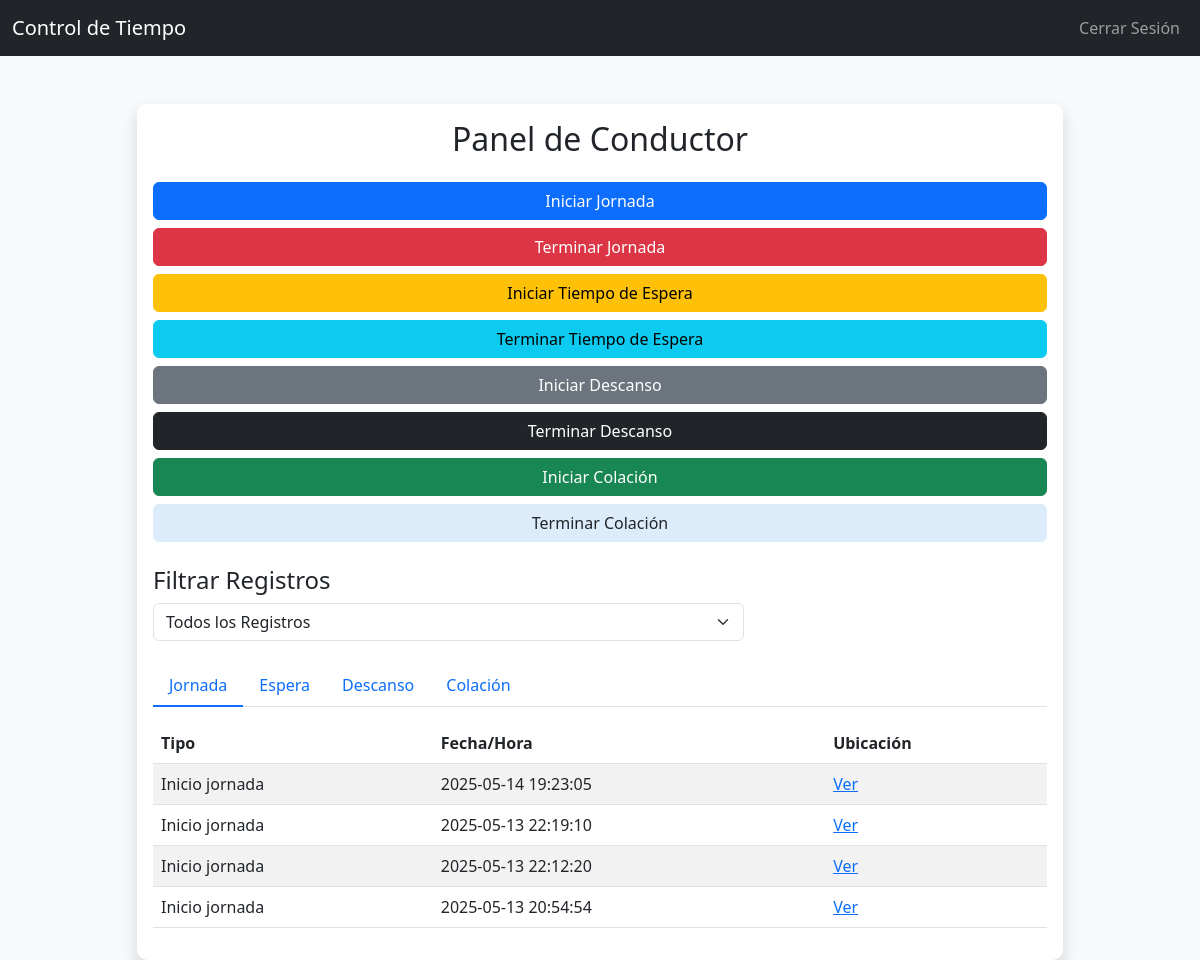
Page /index.php (signed in) on the committed database.
### tables this page shows
CREATE TABLE `registros` (
  `id` int(11) NOT NULL AUTO_INCREMENT,
  `usuario_id` int(11) NOT NULL,
  `tipo` enum('inicio_jornada','fin_jornada','inicio_espera','fin_espera','inicio_descanso','fin_descanso','inicio_colacion','fin_colacion') NOT NULL,
  `fecha_hora` datetime NOT NULL,
  `latitud` decimal(10,8) DEFAULT NULL,
  `longitud` decimal(11,8) DEFAULT NULL,
  `instalacion_id` int(11) DEFAULT NULL,
  PRIMARY KEY (`id`),
  KEY `fk_usuario` (`usuario_id`),
  KEY `instalacion_id` (`instalacion_id`)
);

### index.php (the view, shortened to what this page needs)
<?php
require 'conexion.php';
$usuario_id = $_SESSION['usuario_id'];
$filtro = isset($_GET['filtro']) ? $_GET['filtro'] : 'todos';
$sql = "SELECT tipo, fecha_hora, latitud, longitud FROM registros WHERE usuario_id = :usuario_id";
$params = ['usuario_id' => $usuario_id];
$sql .= " ORDER BY fecha_hora DESC";
$stmt = $conn->prepare($sql);
$stmt->execute($params);
$registros = $stmt->fetchAll(PDO::FETCH_ASSOC);
?>
<!DOCTYPE html>
<html lang="es">
<head>
    <link href="https://cdn.jsdelivr.net/npm/bootstrap@5.3.0/dist/css/bootstrap.min.css" rel="stylesheet">
    <link rel="stylesheet" href="https://cdnjs.cloudflare.com/ajax/libs/animate.css/4.1.1/animate.min.css">
    <link rel="stylesheet" href="styles.css">
</head>
<body class="bg-light">
    <nav class="navbar navbar-expand-lg navbar-dark bg-dark">
        <div class="container-fluid">
            <a class="navbar-brand" href="#">Control de Tiempo</a>
            <div class="collapse navbar-collapse" id="navbarNav">
                <ul class="navbar-nav ms-auto">
                    <li class="nav-item">
                        <a class="nav-link" href="logout.php">Cerrar Sesión</a>
                    </li>
                </ul>
            </div>
        </div>
    </nav>
    <div class="container mt-5">
        <div class="row">
            <div class="col-md-10 mx-auto">
                <div class="card shadow animate__animated animate__fadeInUp">
                    <div class="card-body">
                        <h2 class="card-title text-center mb-4">Panel de Conductor</h2>
<form id="registroForm" class="d-grid gap-2 mb-4">
    <button type="button" onclick="registrarTiempo('inicio_jornada')" class="btn btn-primary">Iniciar Jornada</button>
    <button type="button" onclick="registrarTiempo('fin_jornada')" class="btn btn-danger">Terminar Jornada</button>
    <button type="button" onclick="registrarTiempo('inicio_espera')" class="btn btn-warning">Iniciar Tiempo de Espera</button>
    <button type="button" onclick="registrarTiempo('fin_espera')" class="btn btn-info">Terminar Tiempo de Espera</button>
    <button type="button" onclick="registrarTiempo('inicio_descanso')" class="btn btn-secondary">Iniciar Descanso</button>
    <button type="button" onclick="registrarTiempo('fin_descanso')" class="btn btn-dark">Terminar Descanso</button>
    <button type="button" onclick="registrarTiempo('inicio_colacion')" class="btn btn-success">Iniciar Colación</button>
    <button type="button" onclick="registrarTiempo('fin_colacion')" class="btn btn-light">Terminar Colación</button>
</form>
                        <div class="mb-4">
                            <h4>Filtrar Registros</h4>
                            <form method="GET" action="index.php" class="row g-3">
                                <div class="col-md-8">
                                    <select id="filtro" name="filtro" class="form-select" onchange="this.form.submit()">
                                        <option value="todos" <?php echo ($filtro == 'todos') ? 'selected' : ''; ?>>Todos los Registros</option>
                                    </select>
                                </div>
                            </form>
                        </div>
<ul class="nav nav-tabs" id="registrosTabs" role="tablist">
    <li class="nav-item" role="presentation">
        <button class="nav-link active" id="jornada-tab" data-bs-toggle="tab" data-bs-target="#jornada" type="button" role="tab">Jornada</button>
    </li>
    <li class="nav-item" role="presentation">
        <button class="nav-link" id="espera-tab" data-bs-toggle="tab" data-bs-target="#espera" type="button" role="tab">Espera</button>
    </li>
    <li class="nav-item" role="presentation">
        <button class="nav-link" id="descanso-tab" data-bs-toggle="tab" data-bs-target="#descanso" type="button" role="tab">Descanso</button>
    </li>
    <li class="nav-item" role="presentation">
        <button class="nav-link" id="colacion-tab" data-bs-toggle="tab" data-bs-target="#colacion" type="button" role="tab">Colación</button>
    </li>
</ul>
<div class="tab-content" id="registrosTabsContent">
    <div class="tab-pane fade show active" id="jornada" role="tabpanel">
        <table class="table table-striped mt-3">
            <thead>
                <tr>
                    <th>Tipo</th>
                    <th>Fecha/Hora</th>
                    <th>Ubicación</th>
                </tr>
            </thead>
            <tbody>
                <?php foreach ($registros as $registro): ?>
                    <?php if (in_array($registro['tipo'], ['inicio_jornada', 'fin_jornada'])): ?>
                        <tr>
                            <td><?= ucfirst(str_replace('_', ' ', $registro['tipo'])) ?></td>
                            <td><?= $registro['fecha_hora'] ?></td>
                            <td>
                                <?php if ($registro['latitud']): ?>
                                    <a href="https://maps.google.com?q=<?= $registro['latitud'] ?>,<?= $registro['longitud'] ?>" target="_blank">Ver</a>
                                <?php endif; ?>
                            </td>
                        </tr>
                    <?php endif; ?>
                <?php endforeach; ?>
            </tbody>
        </table>
    </div>
</div>
                    </div>
                </div>
            </div>
        </div>
    </div>
</body>
</html>

### styles.css (style rules this page uses)
.animate__fadeInUp { animation-duration: 0.5s; }
.card { border: none; border-radius: 10px; }
.btn { transition: transform 0.2s ease-in-out; }
.card { border: none; border-radius: 10px; transition: transform 0.2s ease-in-out; }
.table-striped tbody tr:nth-of-type(odd) { background-color: rgba(0, 0, 0, 0.05); }
.nav-tabs .nav-link { border: none; border-bottom: 2px solid transparent; transition: border-color 0.2s ease-in-out; }
.nav-tabs .nav-link.active { border-bottom: 2px solid #0d6efd; color: #0d6efd; }
.row.g-3 { margin-bottom: 1rem; }
.btn-secondary { background-color: #6c757d; border-color: #6c757d; }
.btn-dark { background-color: #212529; border-color: #212529; }
.btn-success { background-color: #198754; border-color: #198754; }
.btn-light { background-color: #DDECFA; border-color: #DDECFA; color: #212529; }

### rows in the picture
registros: tipo "Inicio jornada", fecha_hora "2025-05-14 19:23:05"
registros: tipo "Inicio jornada", fecha_hora "2025-05-13 22:19:10"
registros: tipo "Inicio jornada", fecha_hora "2025-05-13 22:12:20"
registros: tipo "Inicio jornada", fecha_hora "2025-05-13 20:54:54"
